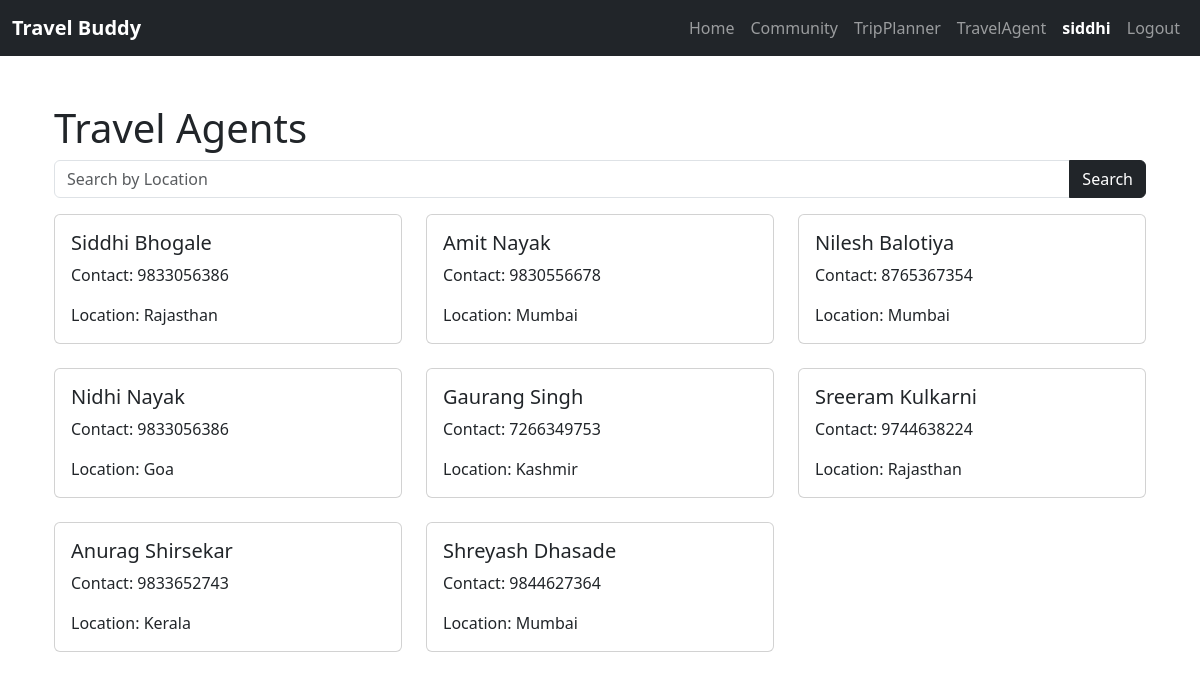
Page /travel-agents (signed in) on the committed database.
### website/models.py (models this page shows)
class User(db.Model, UserMixin):
    id = db.Column(db.Integer, primary_key=True)
    email = db.Column(db.String(150), unique=True)
    username = db.Column(db.String(150), unique=True)
    password = db.Column(db.String(150))
    date_created = db.Column(db.DateTime(timezone=True), default=func.now())
    posts = db.relationship('Post', backref='user', passive_deletes=True)
    comments = db.relationship('Comment', backref='user', passive_deletes=True)
    likes = db.relationship('Like', backref='user', passive_deletes=True)

class TravelAgent(db.Model):
    id = db.Column(db.Integer, primary_key=True)
    name = db.Column(db.String(100), nullable=False)
    contact = db.Column(db.Integer, nullable=False)
    location = db.Column(db.String(50), nullable=False)

### website/views.py (the view)
@views.route("/travel-agents", methods=['GET', 'POST'])
@login_required
def travel_agents():
    if request.method == 'POST':
        location = request.form.get('location')
        agents = TravelAgent.query.filter(TravelAgent.location.ilike(f"%{location}%")).all()
    else:
        agents = TravelAgent.query.all()
    return render_template("travel_agents.html", user=current_user, agents=agents)

### website/__init__.py (called while the page is built)
def create_app():
    app = Flask(__name__)
    app.config['SECRET_KEY'] = "helloworld"
    app.config['SQLALCHEMY_DATABASE_URI'] = f'sqlite:///{DB_NAME}'
    db.init_app(app)
    from .views import views
    from .auth import auth
    app.register_blueprint(views, url_prefix="/")
    app.register_blueprint(auth, url_prefix="/")
    from .models import User, Post, Comment, Like
    create_database(app)
    login_manager = LoginManager()
    login_manager.login_view = "auth.login"
    login_manager.init_app(app)
    @login_manager.user_loader
    def load_user(id):
        return User.query.get(int(id))
    return app

### website/templates/travel_agents.html (shortened to what this page needs)
{% extends "base.html" %} {% block title %}Travel Agents{% endblock %} {% block
content %}
<div class="container">
  <h1 class="mt-5">Travel Agents</h1>
  <form method="POST" class="mb-3">
    <div class="input-group">
      <input
        type="text"
        class="form-control"
        name="location"
        placeholder="Search by Location"
      />
      <button type="submit" class="btn btn-dark">Search</button>
    </div>
  </form>
  <div class="row">
    {% for agent in agents %}
    <div class="col-md-4 mb-4">
      <div class="card zoom-effect">
        <div class="card-body">
          <h5 class="card-title">{{ agent.name }}</h5>
          <p class="card-text">Contact: {{ agent.contact }}</p>
          <p class="card-text">Location: {{ agent.location }}</p>
        </div>
      </div>
    </div>
    {% endfor %}
  </div>
</div>
{% endblock %}

### website/templates/base.html (shortened to what this page needs)
<!DOCTYPE html>
<html lang="en">
  <head>
    <link
      href="https://cdn.jsdelivr.net/npm/bootstrap@5.3.2/dist/css/bootstrap.min.css"
      rel="stylesheet"
    />
  </head>
  <body>
    <nav class="navbar navbar-expand-lg navbar-dark bg-dark">
      <div class="container-fluid">
        <div class="navbar-brand">
          <strong style="color: white">Travel Buddy</strong>
        </div>
        <div class="collapse navbar-collapse" id="navbar">
          <div class="navbar-nav ms-auto">
            <a class="nav-item nav-link" href="/places">Home</a>
            <a class="nav-item nav-link" href="/home">Community</a>
            <a class="nav-item nav-link" href="/plan">TripPlanner</a>
            <a class="nav-item nav-link" href="/travel-agents">TravelAgent</a>
            {% if user.is_authenticated %}
            <a class="nav-item nav-link" href="/posts/{{ user.username }}">
              <strong style="color: white">{{ user.username }}</strong>
            </a>
            <a class="nav-item nav-link" href="/logout">Logout</a>
            {% else %}
            <a class="nav-item nav-link" href="/login">Login</a>
            <a class="nav-item nav-link" href="/sign-up">Sign Up</a>
            {% endif %}
          </div>
        </div>
      </div>
    </nav>
    <div class="container">{% block content %}{% endblock %}</div>
  </body>
</html>

### website/templates/travel_agents.html (style rules this page uses)
.zoom-effect { transition: transform 0.3s; }

### rows in the picture
User: username "siddhi"
TravelAgent: name "Siddhi Bhogale", contact "9833056386", location "Rajasthan"
TravelAgent: name "Amit Nayak", contact "9830556678", location "Mumbai"
TravelAgent: name "Nilesh Balotiya", contact "8765367354", location "Mumbai"
TravelAgent: name "Nidhi Nayak", contact "9833056386", location "Goa"
TravelAgent: name "Gaurang Singh", contact "7266349753", location "Kashmir"
TravelAgent: name "Sreeram Kulkarni", contact "9744638224", location "Rajasthan"
TravelAgent: name "Anurag Shirsekar", contact "9833652743", location "Kerala"
TravelAgent: name "Shreyash Dhasade", contact "9844627364", location "Mumbai"
